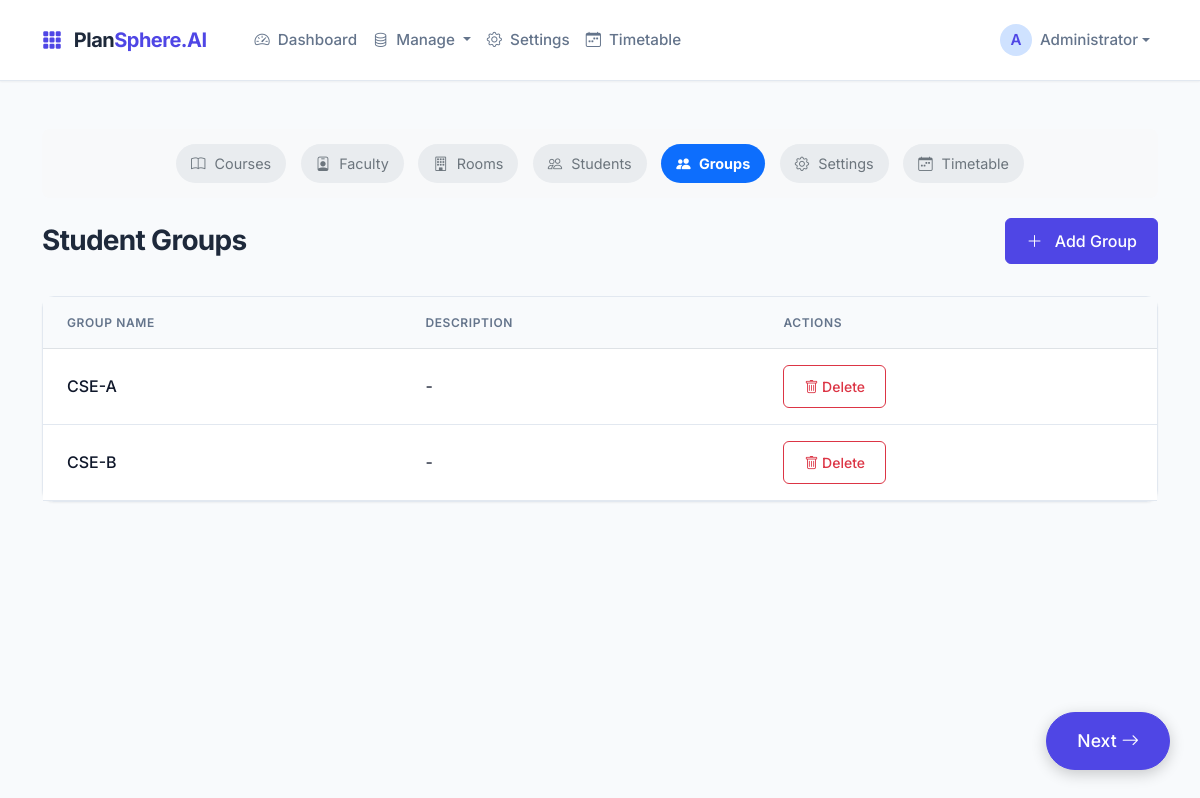
Screenshot of /student-groups (signed in) with the database file from the repository.
### models.py (models this page shows, shortened)
class User(db.Model):
    id = db.Column(db.Integer, primary_key=True)
    username = db.Column(db.String(80), unique=True, nullable=False)
    email = db.Column(db.String(120), unique=True, nullable=False)
    password_hash = db.Column(db.String(255), nullable=False)
    role = db.Column(db.String(20), nullable=False)  # admin, teacher, student
    name = db.Column(db.String(100), nullable=False)

class StudentGroup(db.Model):
    id = db.Column(db.Integer, primary_key=True)
    name = db.Column(db.String(50), unique=True, nullable=False)  # e.g., "FYUP-A", "B.Ed-1"
    description = db.Column(db.String(200))
    total_students = db.Column(db.Integer)
    batches = db.Column(db.Text)  # JSON string: list of {"batch_name":..., "students":...}

### app_with_navigation.py (the view)
@app.route('/student-groups')
@admin_required
def student_groups():
    user = User.query.get(session['user_id'])
    raw_groups = StudentGroup.query.all()
    groups = []
    for g in raw_groups:
        batches = []
        if g.batches:
            try:
                parsed = json.loads(g.batches)
                if isinstance(parsed, list):
                    batches = parsed
            except Exception:
                batches = []
        groups.append({
            'id': g.id,
            'name': g.name,
            'description': g.description,
            'total_students': g.total_students,
            'batches': batches
        })
    return render_template('student_groups.html', groups=groups, user=user)

### app_with_navigation.py (called while the page is built, shortened)
@app.context_processor
def inject_next_page():
    try:
        path = request.path or '/'
    except RuntimeError:
        return {'next_page': None}
    navigation_order = ['/', '/courses', '/faculty', '/rooms', '/students', '/student-groups', '/settings', '/timetable']
    if path in navigation_order:
        idx = navigation_order.index(path)
        if idx < len(navigation_order) - 1:
            return {'next_page': navigation_order[idx + 1]}
        return {'next_page': None}

def admin_required(f):
    @wraps(f)
    def decorated_function(*args, **kwargs):
        if 'user_id' not in session:
            return redirect(url_for('login'))
        user = User.query.get(session['user_id'])
        if not user or user.role != 'admin':
            flash('Access denied. Admin privileges required.', 'danger')
            return redirect(url_for('index'))
        return f(*args, **kwargs)
    return decorated_function

### templates/student_groups.html (shortened to what this page needs)
{% extends "base.html" %}
{% block content %}
{% if user.role == 'admin' %}
<div class="progress-steps text-center">
    <span class="step"><i class="bi bi-book"></i> Courses</span>
    <span class="step"><i class="bi bi-person-badge"></i> Faculty</span>
    <span class="step"><i class="bi bi-building"></i> Rooms</span>
    <span class="step"><i class="bi bi-people"></i> Students</span>
    <span class="step active"><i class="bi bi-people-fill"></i> Groups</span>
    <span class="step"><i class="bi bi-gear"></i> Settings</span>
    <span class="step"><i class="bi bi-calendar-week"></i> Timetable</span>
</div>
{% endif %}
<div class="page-header">
    <h1 class="page-title">Student Groups</h1>
    {% if user.role == 'admin' %}
    <button class="btn btn-primary" data-bs-toggle="modal" data-bs-target="#addGroupModal">
        <i class="bi bi-plus-lg me-2"></i> Add Group
    </button>
    {% endif %}
</div>
<div class="card">
    <div class="table-responsive">
        <table class="table table-hover">
            <thead>
                <tr>
                    <th>Group Name</th>
                    <th>Description</th>
                    {% if user.role == 'admin' %}<th>Actions</th>{% endif %}
                </tr>
            </thead>
            <tbody>
                {% if groups %}
                    {% for group in groups %}
                    <tr>
                        <td class="fw-medium">{{ group.name }}</td>
                        <td>{{ group.description or '-' }}</td>
                        {% if user.role == 'admin' %}
                        <td>
                            <button class="btn btn-sm btn-outline-danger" onclick="deleteGroup('{{ group.id }}')">
                                <i class="bi bi-trash"></i> Delete
                            </button>
                        </td>
                        {% endif %}
                    </tr>
                    {% endfor %}
                {% endif %}
            </tbody>
        </table>
    </div>
</div>
{% endblock %}

### templates/base.html (shortened to what this page needs)
<!DOCTYPE html>
<html lang="en">
<head>
    <link href="https://cdn.jsdelivr.net/npm/bootstrap@5.3.2/dist/css/bootstrap.min.css" rel="stylesheet">
    <link rel="stylesheet" href="https://cdn.jsdelivr.net/npm/bootstrap-icons@1.11.1/font/bootstrap-icons.css">
</head>
<body>
    <nav class="navbar navbar-expand-lg sticky-top">
        <div class="container">
            <a class="navbar-brand" href="/">
                <i class="bi bi-grid-3x3-gap-fill text-primary me-2"></i>
                Plan<span class="text-primary">Sphere.AI</span>
            </a>
            <div class="collapse navbar-collapse" id="navbarNav">
                <ul class="navbar-nav me-auto ms-lg-4">
                    <li class="nav-item"><a class="nav-link" href="/"><i class="bi bi-speedometer2 me-1"></i> Dashboard</a></li>
                    {% if user and user.role == 'admin' %}
                    <li class="nav-item dropdown">
                        <a class="nav-link dropdown-toggle" href="#" data-bs-toggle="dropdown">
                            <i class="bi bi-database me-1"></i> Manage
                        </a>
                    </li>
                    <li class="nav-item"><a class="nav-link" href="/settings"><i class="bi bi-gear me-1"></i> Settings</a></li>
                    {% endif %}
                    <li class="nav-item"><a class="nav-link" href="/timetable"><i class="bi bi-calendar-week me-1"></i> Timetable</a></li>
                </ul>
                <ul class="navbar-nav align-items-center">
                    {% if user %}
                    <li class="nav-item dropdown">
                        <a class="nav-link dropdown-toggle d-flex align-items-center" href="#" data-bs-toggle="dropdown">
                            <div class="avatar bg-primary-subtle text-primary rounded-circle me-2 d-flex align-items-center justify-content-center" style="width: 32px; height: 32px; font-weight: 600;">
                                {{ user.name[0] }}
                            </div>
                            <span class="fw-medium">{{ user.name }}</span>
                        </a>
                    </li>
                    {% else %}
                    <li class="nav-item"><a class="btn btn-primary px-4" href="/login">Login</a></li>
                    {% endif %}
                </ul>
            </div>
        </div>
    </nav>
    <div class="container py-5">
        {% block content %}{% endblock %}
    </div>
    {% if next_page %}
    <div class="next-button-container">
        <a href="{{ next_page }}" class="btn btn-primary btn-lg next-button">
            Next <i class="bi bi-arrow-right"></i>
        </a>
    </div>
    {% endif %}
</body>
</html>

### templates/base.html (style rules this page uses)
:root { --primary: #1e293b; --primary-hover: #0f172a; --accent: #4f46e5; --accent-hover: #4338ca; --bg-body: #f8fafc; --surface: #ffffff; --text-main: #0f172a; --text-muted: #64748b; --border: #e2e8f0; --success: #10b981; --warning: #f59e0b; --danger: #ef4444; --radius-sm: 0.375rem; --radius-md: 0.75rem; --radius-lg: 1rem; --shadow-sm: 0 1px 2px 0 rgb(0 0 0 / 0.05); --shadow-md: 0 4px 6px -1px rgb(0 0 0 / 0.1), 0 2px 4px -2px rgb(0 0 0 / 0.1); --shadow-lg: 0 10px 15px -3px rgb(0 0 0 / 0.1), 0 4px 6px -4px rgb(0 0 0 / 0.1); }
body { font-family: 'Inter', sans-serif; background-color: var(--bg-body); color: var(--text-main); line-height: 1.6; -webkit-font-smoothing: antialiased; }
.navbar { background-color: var(--surface); border-bottom: 1px solid var(--border); padding: 1rem 0; box-shadow: var(--shadow-sm); }
.navbar-brand { font-weight: 700; color: var(--primary); font-size: 1.25rem; letter-spacing: -0.025em; }
.nav-link { color: var(--text-muted); font-weight: 500; font-size: 0.95rem; padding: 0.5rem 1rem; transition: all 0.2s ease; }
.card { background: var(--surface); border: 1px solid var(--border); border-radius: var(--radius-md); box-shadow: var(--shadow-sm); transition: transform 0.2s ease, box-shadow 0.2s ease; margin-bottom: 1.5rem; }
.btn { font-weight: 500; padding: 0.625rem 1.25rem; border-radius: var(--radius-sm); transition: all 0.2s ease; }
.btn-primary { background-color: var(--accent); border-color: var(--accent); }
.table { margin-bottom: 0; }
.table th { font-weight: 600; color: var(--text-muted); text-transform: uppercase; font-size: 0.75rem; letter-spacing: 0.05em; border-bottom-width: 1px; padding: 1rem 1.5rem; background-color: #f8fafc; }
.table td { padding: 1rem 1.5rem; vertical-align: middle; color: var(--text-main); border-bottom: 1px solid var(--border); }
.text-primary { color: var(--accent) !important; }
.page-header { margin-bottom: 2rem; display: flex; justify-content: space-between; align-items: center; }
.page-title { font-size: 1.75rem; font-weight: 700; color: var(--primary); letter-spacing: -0.025em; margin: 0; }
.next-button-container { position: fixed; bottom: 30px; right: 30px; z-index: 1000; }
.next-button { padding: 15px 30px; font-size: 1.1rem; border-radius: 50px; box-shadow: 0 4px 15px rgba(0,0,0,0.2); transition: all 0.3s ease; }

### templates/student_groups.html (style rules this page uses)
.progress-steps { background: #f8f9fa; padding: 15px; border-radius: 8px; margin-bottom: 20px; }
.progress-steps .step { display: inline-block; padding: 8px 15px; margin: 0 5px; border-radius: 20px; background: #e9ecef; color: #6c757d; font-size: 0.9rem; transition: all 0.3s ease; }
.progress-steps .step.active { background: #0d6efd; color: white; font-weight: bold; }
.progress-steps .step i { margin-right: 5px; }

### rows the page displays
User: name "A", name "Administrator"
StudentGroup: name "CSE-A", description "-"
StudentGroup: name "CSE-B", description "-"
